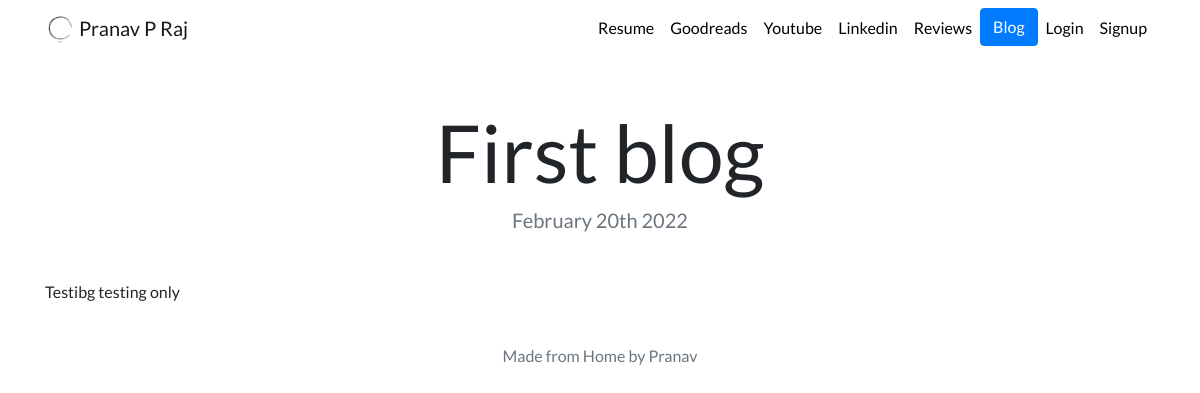
Page /blog/1/ on the committed database.
### blog/models.py (models this page shows, shortened)
class Blog(models.Model):
    title = models.CharField(max_length=200)
    description = models.TextField()
    date = models.DateField()

### blog/views.py (the view)
# urls.py: path('<int:blog_id>/', views.detail, name='detail'),
def detail(request, blog_id):
    blog = get_object_or_404(Blog, pk=blog_id)
    return render(request, 'blog/detail.html',{'blog':blog})

### blog/templates/blog/detail.html
{% extends "portfolio/base.html" %}
{% load static %}
{% block content %}
<h1 class="text-center mt-5" id="blogdetailtitle">{{ blog.title }}</h1>
<h5 class="text-center text-muted mb-5">{{ blog.date|date:'F jS Y' }}</h5>
{{ blog.description|safe }}
{% endblock %}

### portfolio/static/portfolio/custom.css (style rules this page uses)
body { font-family: 'Lato', sans-serif; }
@media (min-width: 992px) { #blogdetailtitle { font-size: 5rem; } }

### rows in the picture
Blog: title "First blog", date "February 20th 2022", description "Testibg testing only"
